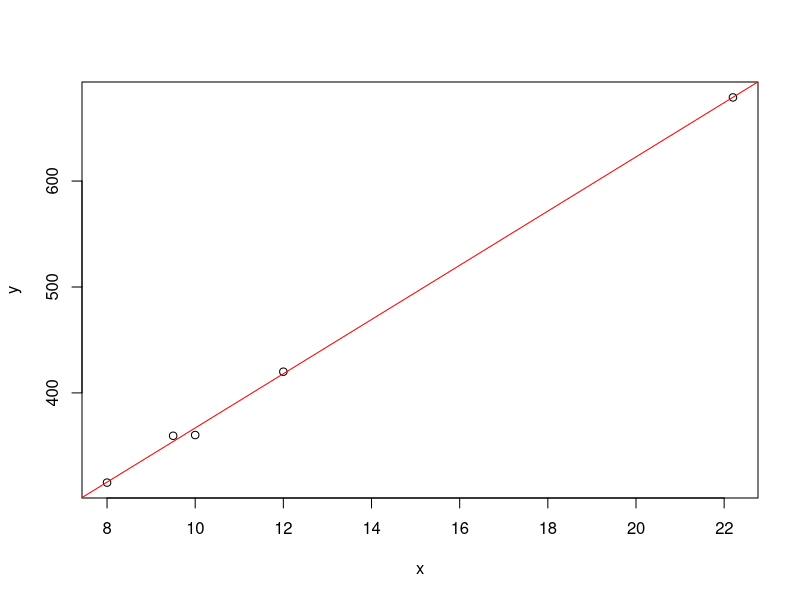
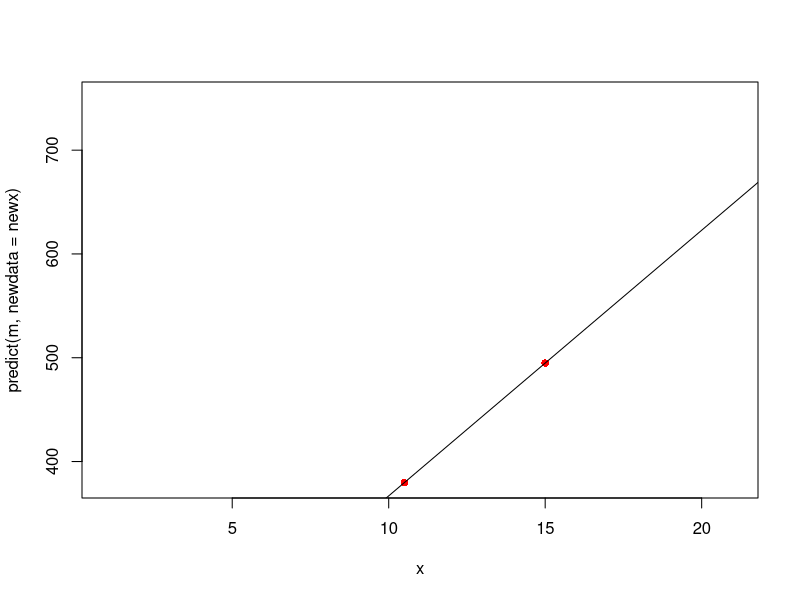

R code for these plots, in order:
x <- c(10.0, 12.0, 9.5, 22.2, 8.0)
y <- c(360.2, 420.0, 359.5, 679.0, 315.3)
m <- lm(y ~ x)
m

plot(x,y)
abline(m, col="red")

#coef : 회귀계수(절편,기울기)
coef(m)

#fitted : 샘플에 대한 예측값
fitted(m)

#residuals : 잔차(오차)를 알려줌
residuals(m)

#deviance : 잔차를 제곱함
#deviance잔차 / length 샘플수 = 평균 제곱 오차
deviance(m) / length(x)

#잔차 제곱의 합
sum(residuals(m)^2)

summary(m)

#새로운 샘플
newx <- data.frame((x = c(10.5, 25.0, 15.0)))
predict(m, newdata = newx)

plot(x,predict(m, newdata = newx), xlim = c(1,21),
     pch=16, col= 'red')
abline(m)